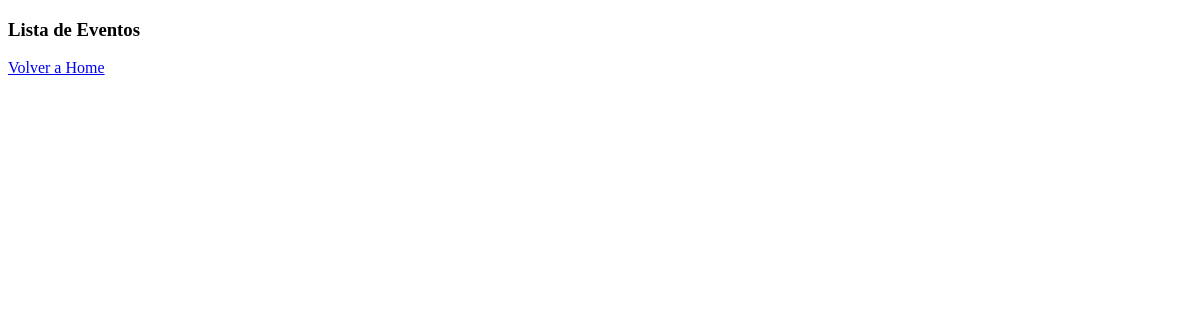
Page /listaeventos.php (signed in) on the earlier database version.
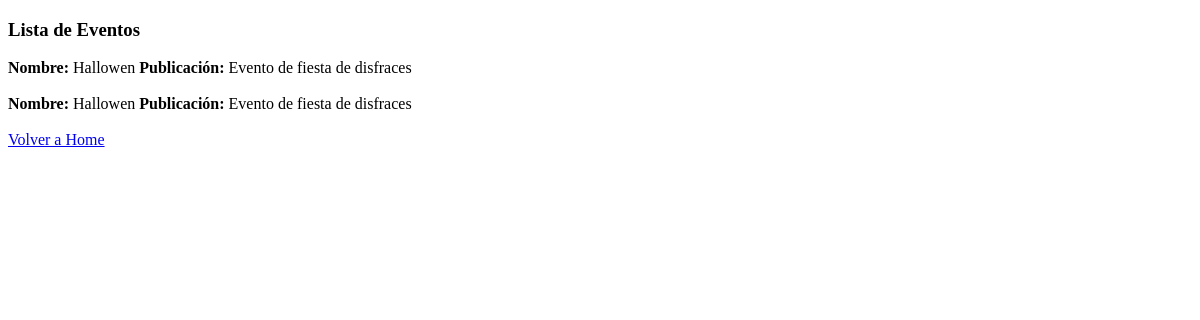
Same page on the later database version.
### tables this page shows
CREATE TABLE `eventos` (
  `id` int(11) NOT NULL,
  `nombre` varchar(250) NOT NULL,
  `descripcion` text NOT NULL
);

### listaeventos.php (the view, shortened to what this page needs)
<?php
include('cn.php');
?>
<!DOCTYPE html>
<html lang="en">
<head>
</head>
<body>
    <h3>Lista de Eventos</h3>
        <?php
        $sql = "SELECT * FROM eventos";
        $consulta = mysqli_query($conexion, $sql);
        while($mostrar=mysqli_fetch_array($consulta)){
            ?>
            <b>Nombre: </b> <?= $mostrar['nombre']; ?>
            <b>Publicación: </b> <?= $mostrar['descripcion']; ?> <br> <br>
        <?php
        }
        ?>
    <a href="home.php">Volver a Home</a>
</body>
</html>

Differences in the rows shown:
added eventos: nombre "Hallowen", descripcion "Evento de fiesta de disfraces"
added eventos: nombre "Hallowen", descripcion "Evento de fiesta de disfraces"
